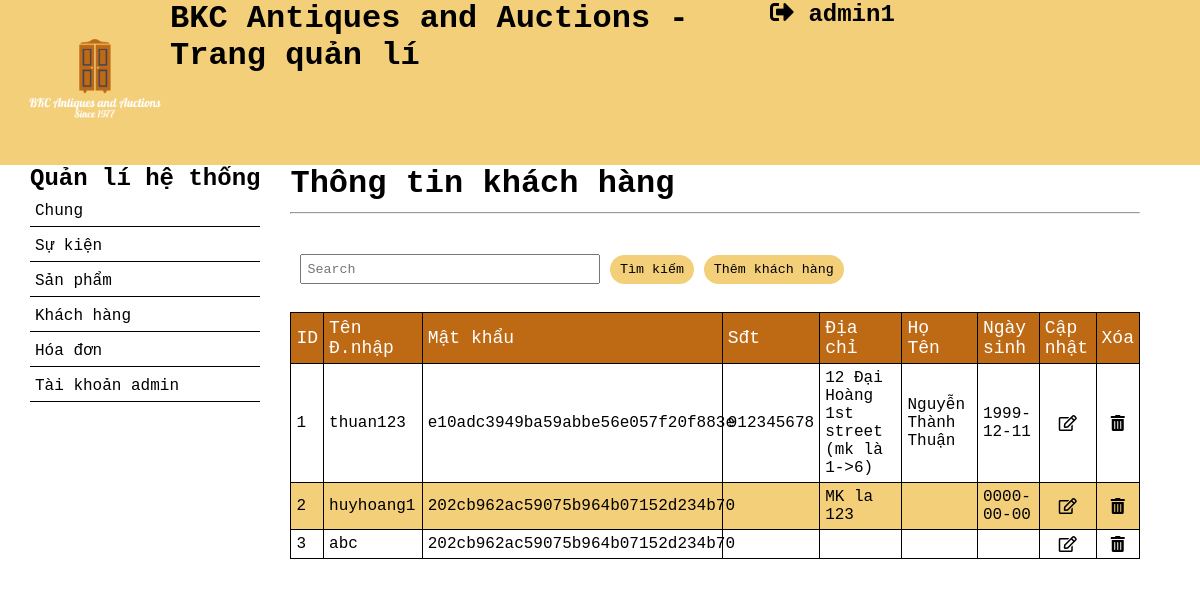
Screenshot of /Website_design_and_development/admin/manager_customer.php (signed in) with the database file from the repository.
### tables this page shows
CREATE TABLE `khach_hang` (
  `id_khach_hang` int(11) NOT NULL,
  `username` varchar(128) NOT NULL,
  `password` varchar(128) NOT NULL,
  `sdt` varchar(13) DEFAULT NULL,
  `email` varchar(100) DEFAULT NULL,
  `dia_chi` varchar(128) DEFAULT NULL,
  `phuong` varchar(50) DEFAULT NULL,
  `quan` varchar(50) DEFAULT NULL,
  `tinh` varchar(50) DEFAULT NULL,
  `ten_kh` varchar(128) DEFAULT NULL,
  `ngay_sinh` date DEFAULT NULL
);

### Website_design_and_development/admin/manager_customer.php (the view, shortened to what this page needs)
<!DOCTYPE html>
<html>
<head>
    <link rel="stylesheet" type="text/css" href="style.css">
    <link rel="stylesheet" href="../../webfonts/all.css">
</head>
<body>
    <?php
        require_once 'includes/connect.php';
        $sql="";
        if(isset($_POST["submit"])){
            $timkiem=$_POST["txtsearch"];
            $sql="SELECT * FROM `khach_hang` WHERE `ten_kh` LIKE '%$timkiem%'";
        }else{
            $sql="SELECT * FROM `khach_hang`";
        }
        $result=mysqli_query($connect,$sql);
    ?>
	<?php require_once 'includes/header.php' ?>
	<div class="main">
		<div class="left"><?php require_once 'includes/menu.php' ?></div>
        <div class="right">
            <div class="right1">
                <h1>Thông tin khách hàng</h1>
                <hr>
                <form action="#" method="POST" class="search-form">
                    <input type="text" name="txtsearch" placeholder="Search">
                    <button type="submit" name="submit">Tìm kiếm</button>
                    <button><a href="add_ctm.php">Thêm khách hàng</a></button>
                </form>
                <br>
                <table class="content-table">
                    <tr>
                        <td>ID</td>
                        <td>Tên Đ.nhập</td>
                        <td>Mật khẩu</td>
                        <td>Sđt</td>
                        <td>Địa chỉ</td>
                        <td>Họ Tên</td>
                        <td>Ngày sinh</td>
                        <td>Cập nhật</td>
                        <td>Xóa</td>
                    </tr>
                    <?php while($row=mysqli_fetch_assoc($result)){ ?>
                    <tr>
                        <td><?= $row['id_khach_hang'] ?></td>
                        <td><?= $row['username'] ?></td>
                        <td><?= $row['password'] ?></td>
                        <td><?= $row['sdt'] ?></td>
                        <td><?= $row['dia_chi'] ?></td>
                        <td><?= $row['ten_kh'] ?></td>
                        <td><?= $row['ngay_sinh'] ?></td>
                        <td><a href="update_customer.php?id=<?= $row['id_khach_hang'] ?>"><i class="far fa-edit"></i></a></td>
                        <td><a href="delete_ctm.php?id=<?= $row['id_khach_hang'] ?>"><i class="fas fa-trash-alt"></i></a></td>
                    </tr>
                    <?php } ?>
                </table>
            </div>
        </div>
    </div>
</body>
</html>

### Website_design_and_development/admin/style.css (style rules this page uses)
* { padding: 0; margin: 0; font-family: monospace, Helvetica, sans-serif; box-sizing: border-box; }
a { text-decoration: none; color: black; }
.main { background-color: white; width: 95%; margin: auto; display: flex; overflow: visible; }
.left { min-width: 170px; }
.right { flex: 1; overflow: visible; margin: auto; padding: 0px 30px 10px 30px; text-align: left; }
.right hr { margin-top: 10px; margin-bottom: 30px; }
.right1 { overflow: visible; }
.search-form { padding: 10px; }
.search-form input[type] { padding-left: 5px; width: 300px; height: 30px; }
.search-form button { padding: 7px 10px; background: #f3cf7a; border-radius: 20px; border: none }
.content-table { min-width: 50%; overflow: visible; border-collapse: collapse; }
.content-table td { padding: 5px; border: 1px solid black; max-width: 300px; }
.content-table tr:nth-child(odd) { background: #f3cf7a; }
.content-table tr:first-child { background: #be6a15; color: white; font-size: large; }
.content-table i { display: block; width: 100%; margin: auto; text-align: center; }

### rows the page displays
khach_hang: id_khach_hang "1", username "thuan123", password "e10adc3949ba59abbe56e057f20f883e", sdt "912345678", dia_chi "12 Đại Hoàng 1st street (mk là 1->6)", ten_kh "Nguyễn Thành Thuận", ngay_sinh "1999-12-11"
khach_hang: id_khach_hang "2", username "huyhoang1", password "202cb962ac59075b964b07152d234b70", dia_chi "MK la 123", ngay_sinh "0000-00-00"
khach_hang: id_khach_hang "3", username "abc", password "202cb962ac59075b964b07152d234b70"

### other values shown
$_SESSION['ad_username'] "admin1"
